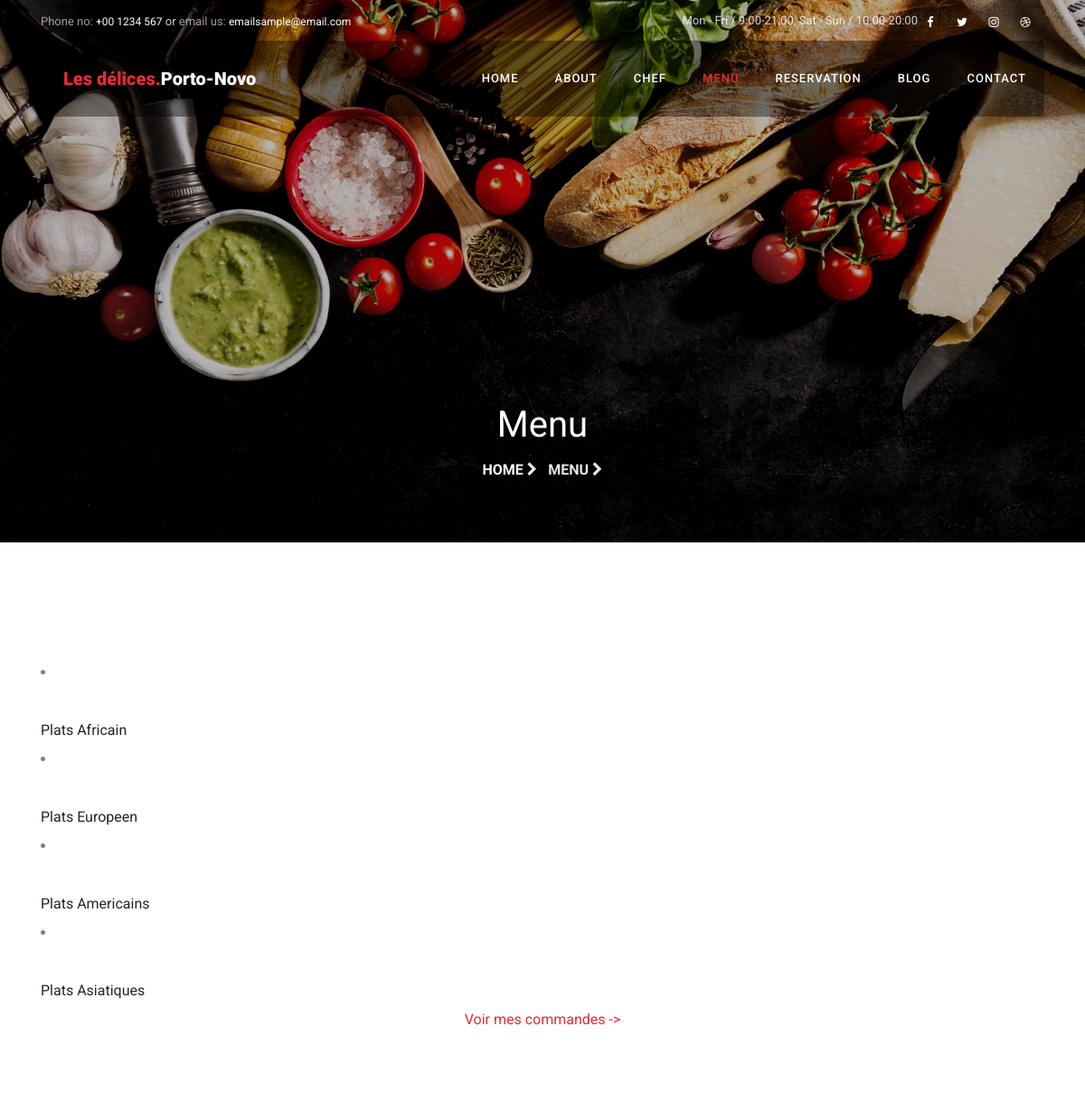
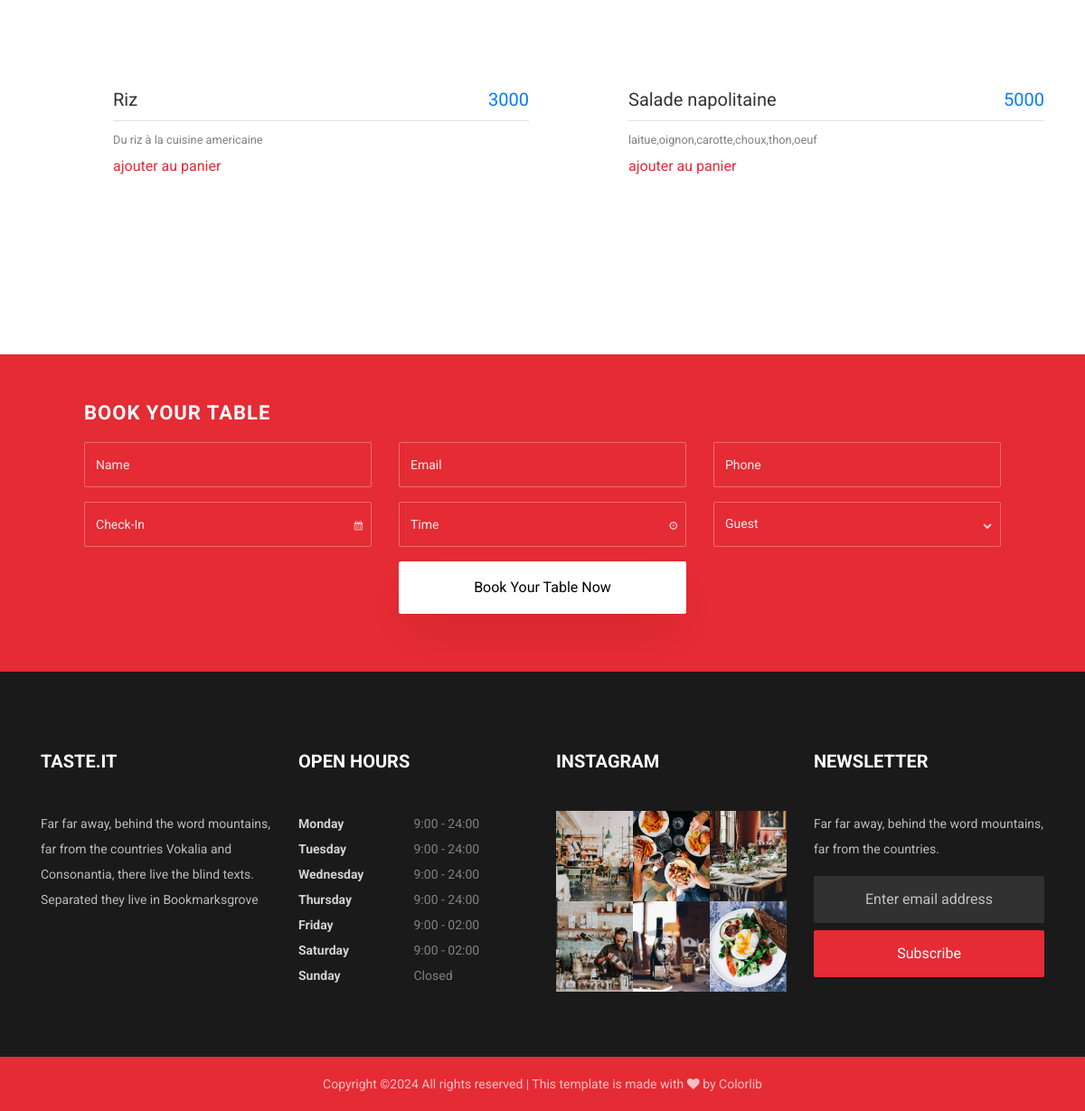
Screenshot of /menu.php?cat=2 with the database file from the repository (2 pictures, top to bottom).
### tables this page shows
CREATE TABLE `categorie` (
  `id` int(11) NOT NULL,
  `categorie` varchar(100) NOT NULL
);

CREATE TABLE `enregistrement` (
  `id` int(11) NOT NULL,
  `img` varchar(255) NOT NULL,
  `nom` varchar(25) NOT NULL,
  `descr` text NOT NULL,
  `prix` int(10) NOT NULL,
  `cat_id` int(11) NOT NULL
);

### menu.php (the view, shortened to what this page needs)
<?php
 require 'config.php';
 if (isset($_GET['cat'])) {
$cat = $_GET['cat'];
      $plats= $bd->query("SELECT * FROM enregistrement WHERE cat_id = $cat")->fetchAll();
 }else{
    $plats= $bd->query("SELECT * FROM enregistrement")->fetchAll();
 }
 $categorie = $bd -> query("SELECT * FROM categorie")->fetchAll();
?>
<!DOCTYPE html>
<html lang="en">
<head>
	<link rel="stylesheet" href="https://stackpath.bootstrapcdn.com/font-awesome/4.7.0/css/font-awesome.min.css">
	<link rel="stylesheet" href="css/animate.css">
	<link rel="stylesheet" href="css/owl.carousel.min.css">
	<link rel="stylesheet" href="css/owl.theme.default.min.css">
	<link rel="stylesheet" href="css/magnific-popup.css">
	<link rel="stylesheet" href="css/bootstrap-datepicker.css">
	<link rel="stylesheet" href="css/jquery.timepicker.css">
	<link rel="stylesheet" href="css/flaticon.css">
	<link rel="stylesheet" href="css/style.css">
</head>
<body>
	<div class="wrap">
		<div class="container">
			<div class="row justify-content-between">
				<div class="col-12 col-md d-flex align-items-center">
					<p class="mb-0 phone"><span class="mailus">Phone no:</span> <a href="#">+00 1234 567</a> or <span class="mailus">email us:</span> <a href="#">emailsample@email.com</a></p>
				</div>
				<div class="col-12 col-md d-flex justify-content-md-end">
					<p class="mb-0">Mon - Fri / 9:00-21:00, Sat - Sun / 10:00-20:00</p>
					<div class="social-media">
						<p class="mb-0 d-flex">
							<a href="#" class="d-flex align-items-center justify-content-center"><span class="fa fa-facebook"><i class="sr-only">Facebook</i></span></a>
							<a href="#" class="d-flex align-items-center justify-content-center"><span class="fa fa-twitter"><i class="sr-only">Twitter</i></span></a>
							<a href="#" class="d-flex align-items-center justify-content-center"><span class="fa fa-instagram"><i class="sr-only">Instagram</i></span></a>
							<a href="#" class="d-flex align-items-center justify-content-center"><span class="fa fa-dribbble"><i class="sr-only">Dribbble</i></span></a>
						</p>
					</div>
				</div>
			</div>
		</div>
	</div>
	<nav class="navbar navbar-expand-lg navbar-dark ftco_navbar bg-dark ftco-navbar-light" id="ftco-navbar">
		<div class="container">
			<a class="navbar-brand" href="index.php">Les délices.<span>Porto-Novo</span></a>
			<div class="collapse navbar-collapse" id="ftco-nav">
				<ul class="navbar-nav ml-auto">
					<li class="nav-item"><a href="index.php" class="nav-link">Home</a></li>
					<li class="nav-item"><a href="about.php" class="nav-link">About</a></li>
					<li class="nav-item"><a href="chef.php" class="nav-link">Chef</a></li>
					<li class="nav-item active"><a href="menu.php" class="nav-link">Menu</a></li>
					<li class="nav-item"><a href="reservation.php" class="nav-link">Reservation</a></li>
					<li class="nav-item"><a href="blog.php" class="nav-link">Blog</a></li>
					<li class="nav-item"><a href="contact.php" class="nav-link">Contact</a></li>
				</ul>
			</div>
		</div>
	</nav>
	<section class="hero-wrap hero-wrap-2" style="background-image: url('images/bg_5.jpg');" data-stellar-background-ratio="0.5">
		<div class="overlay"></div>
		<div class="container">
			<div class="row no-gutters slider-text align-items-end justify-content-center">
				<div class="col-md-9 ftco-animate text-center mb-5">
					<h1 class="mb-2 bread">Menu</h1>
					<p class="breadcrumbs"><span class="mr-2"><a href="index.php">Home <i class="fa fa-chevron-right"></i></a></span> <span>Menu <i class="fa fa-chevron-right"></i></span></p>
				</div>
			</div>
		</div>
	</section>
	<section class="ftco-section">
		<div class="container">
		<?php
                          foreach ($categorie as $cat):
                        ?>
                        <li class="nav-item" >
                            <a class="d-flex align-items-center text-start mx-3 pb-3" data-bs-toggle="pill" href="">
                                <div class="ps-3">
                                    <a href="menu.php?cat=<?= $cat->id?>" style="cursor : pointer" class="text-body" data-filter=""><?= $cat->categorie?></a>
                                </div>
                            </a>
                        </li>
                        <?php
                          endforeach
                        ?>
		<center><a href="./listepanier.php">Voir mes commandes -></a></center>
			<div class="row justify-content-center mb-5 pb-2">
			</div>
		<div class="tab-content">
                        <div id="tab-1" class="tab-pane fade show p-0 active">
                            <div class="row g-4">
                            <?php
                          foreach ($plats as $plat):
                        ?>
                               <div class="col-lg-6">
                                    <div class="d-flex align-items-center">
                                        <div class="w-100 d-flex flex-column text-start ps-4">
                                            <h5 class="d-flex justify-content-between border-bottom pb-2">
                                                <span><?=$plat->nom?></span>
                                                <span class="text-primary"><?=$plat->prix?></span>
                                            </h5>
                                            <small class="fst-italic"><?=$plat->descr?></small>
                                            <a href="panier.php?id=<?=$plat->id?>">ajouter au panier</a> <br>  <br>
                                        </div>
                                    </div>
                                </div>
                                <?php
                          endforeach
                        ?>
		</div>
	</section>
	<section class="ftco-section ftco-wrap-about bg-primary ftco-no-pb ftco-no-pt">
		<div class="container">
			<div class="row no-gutters">
				<div class="col-sm-12 p-4 p-md-5 d-flex align-items-center justify-content-center bg-primary">
					<form action="#" class="appointment-form">
						<h3 class="mb-3">Book your Table</h3>
						<div class="row justify-content-center">
							<div class="col-md-4">
								<div class="form-group">
									<input type="name" class="form-control" placeholder="Name">
								</div>
							</div>
							<div class="col-md-4">
								<div class="form-group">
									<input type="email" class="form-control" placeholder="Email">
								</div>
							</div>
							<div class="col-md-4">
								<div class="form-group">
									<input type="text" class="form-control" placeholder="Phone">
								</div>
							</div>
							<div class="col-md-4">
								<div class="form-group">
									<div class="input-wrap">
										<div class="icon"><span class="fa fa-calendar"></span></div>
										<input type="text" class="form-control book_date" placeholder="Check-In">
									</div>
								</div>
							</div>
							<div class="col-md-4">
								<div class="form-group">
									<div class="input-wrap">
										<div class="icon"><span class="fa fa-clock-o"></span></div>
										<input type="text" class="form-control book_time" placeholder="Time">
									</div>
								</div>
							</div>
							<div class="col-md-4">
								<div class="form-group">
									<div class="form-field">
										<div class="select-wrap">
											<div class="icon"><span class="fa fa-chevron-down"></span></div>
											<select name="" id="" class="form-control">
												<option value="">Guest</option>
											</select>
										</div>
									</div>
								</div>
							</div>
							<div class="col-md-4">
								<div class="form-group">
									<input type="submit" value="Book Your Table Now" class="btn btn-white py-3 px-4">
								</div>
							</div>
						</div>
					</form>
				</div>
			</div>
		</div>
	</section>
	<footer class="ftco-footer ftco-no-pb ftco-section">
		<div class="container">
			<div class="row mb-5">
				<div class="col-md-6 col-lg-3">
					<div class="ftco-footer-widget mb-4">
						<h2 class="ftco-heading-2">Taste.it</h2>
						<p>Far far away, behind the word mountains, far from the countries Vokalia and Consonantia, there live the blind texts. Separated they live in Bookmarksgrove</p>
						<ul class="ftco-footer-social list-unstyled float-md-left float-lft mt-3">
						</ul>
					</div>
				</div>
				<div class="col-md-6 col-lg-3">
					<div class="ftco-footer-widget mb-4">
						<h2 class="ftco-heading-2">Open Hours</h2>
						<ul class="list-unstyled open-hours">
							<li class="d-flex"><span>Monday</span><span>9:00 - 24:00</span></li>
							<li class="d-flex"><span>Tuesday</span><span>9:00 - 24:00</span></li>
							<li class="d-flex"><span>Wednesday</span><span>9:00 - 24:00</span></li>
							<li class="d-flex"><span>Thursday</span><span>9:00 - 24:00</span></li>
							<li class="d-flex"><span>Friday</span><span>9:00 - 02:00</span></li>
							<li class="d-flex"><span>Saturday</span><span>9:00 - 02:00</span></li>
							<li class="d-flex"><span>Sunday</span><span> Closed</span></li>
						</ul>
					</div>
				</div>
				<div class="col-md-6 col-lg-3">
					<div class="ftco-footer-widget mb-4">
						<h2 class="ftco-heading-2">Instagram</h2>
						<div class="thumb d-sm-flex">
							<a href="#" class="thumb-menu img" style="background-image: url(images/insta-1.jpg);">
							</a>
							<a href="#" class="thumb-menu img" style="background-image: url(images/insta-2.jpg);">
							</a>
							<a href="#" class="thumb-menu img" style="background-image: url(images/insta-3.jpg);">
							</a>
						</div>
						<div class="thumb d-flex">
							<a href="#" class="thumb-menu img" style="background-image: url(images/insta-4.jpg);">
							</a>
							<a href="#" class="thumb-menu img" style="background-image: url(images/insta-5.jpg);">
							</a>
							<a href="#" class="thumb-menu img" style="background-image: url(images/insta-6.jpg);">
							</a>
						</div>
					</div>
				</div>
				<div class="col-md-6 col-lg-3">
					<div class="ftco-footer-widget mb-4">
						<h2 class="ftco-heading-2">Newsletter</h2>
						<p>Far far away, behind the word mountains, far from the countries.</p>
						<form action="#" class="subscribe-form">
							<div class="form-group">
								<input type="text" class="form-control mb-2 text-center" placeholder="Enter email address">
								<input type="submit" value="Subscribe" class="form-control submit px-3">
							</div>
						</form>
					</div>
				</div>
			</div>
		</div>
		<div class="container-fluid px-0 bg-primary py-3">
			<div class="row no-gutters">
				<div class="col-md-12 text-center">
					<p class="mb-0">
						Copyright &copy;<script>document.write(new Date().getFullYear());</script> All rights reserved | This template is made with <i class="fa fa-heart" aria-hidden="true"></i> by <a href="https://colorlib.com" target="_blank">Colorlib</a>
						</p>
					</div>
				</div>
			</div>
		</footer>
	</body>
	</html>

### rows the page displays
categorie: categorie "Plats Africain"
categorie: categorie "Plats Europeen"
categorie: categorie "Plats Americains"
categorie: categorie "Plats Asiatiques"
enregistrement: nom "Riz", prix "3000", descr "Du riz à la cuisine americaine"
enregistrement: nom "Salade napolitaine", prix "5000", descr "laitue,oignon,carotte,choux,thon,oeuf"
